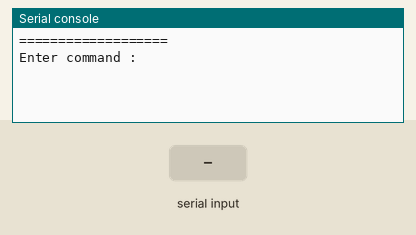
Simulated run of this program. Board: MicroPython board. On the bench: the last lines printed to the serial console. The inputs (shaded band) are chosen by the test bench.

Above: at 1.2 s.
1.3 s: "=" typed at the serial console, then Enter
At 1.6 s:
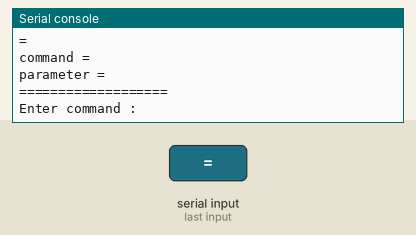
2.8 s: "1" typed at the serial console, then Enter
At 4.0 s:
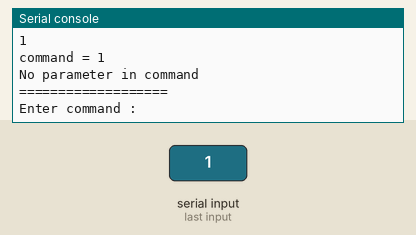

Measured:
- after the input at 1.3 s, the serial console: prints a new line at once (image 1)
- after the input at 2.8 s, the serial console: prints a new line at once (image 2)

The program:

cmd_interpreter_ww.py
```python
# cmd_interpreter_ww.py
# dew.ninja  August 2023
# for Wokwi simulation. Use input() instead of sys.stdin.readline()
# Seperate command from parameter

#import sys
from utime import sleep_ms

#command interpreter function
def cmdInt(userstr):
    result = userstr.find("=")
    if result == -1:
        noparm = 1
        cmdstr = userstr.strip()
    else:
        noparm = 0
        splitstr = userstr.split("=")
        cmdstr = splitstr[0].strip()
        parmstr = splitstr[1].strip()
    print("command = " +cmdstr)
    if noparm:
        print('No parameter in command')
    else:
        print("parameter = " + parmstr)

def user_input():
    print('===================')
    print('Enter command : ')
    user_str = input()
    cmdInt(user_str)

while True:
    user_input()
```
